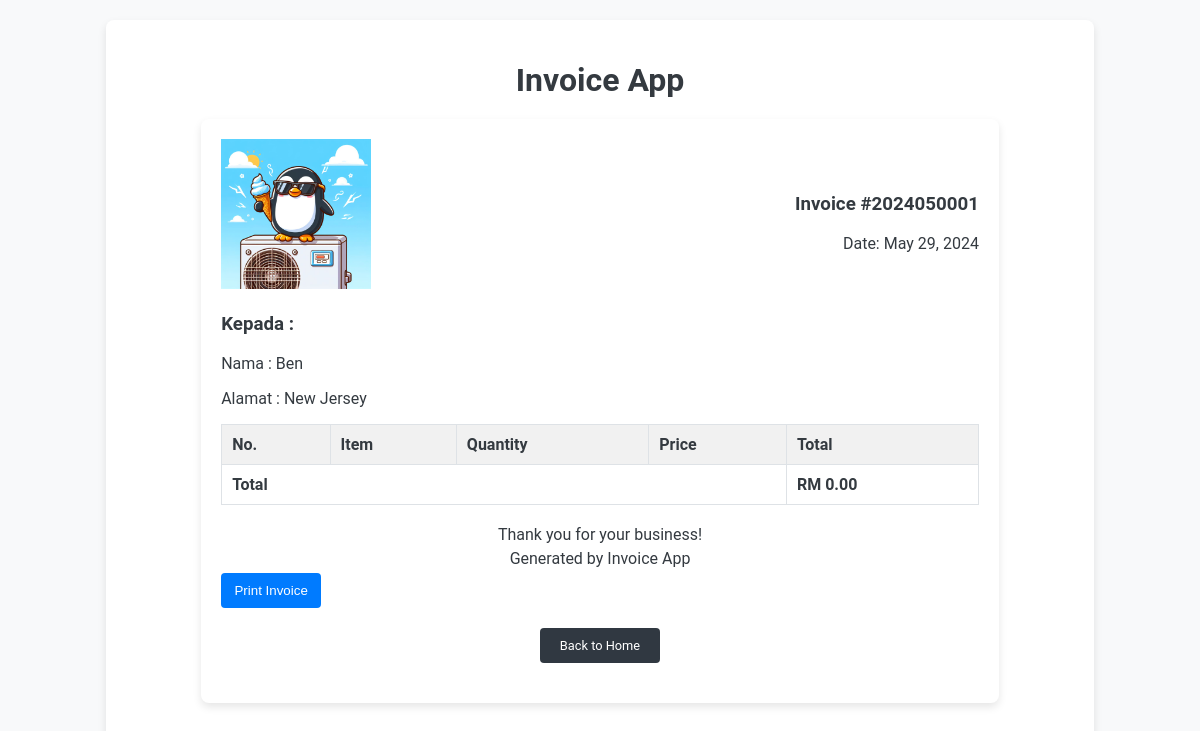
The app's page /invoice/1 with its own data.
### app.py (models this page shows)
class Invoice(db.Model):
    id = db.Column(db.Integer, primary_key=True)
    invoice_number = db.Column(db.String(20), unique=True, nullable=False)  # Updated field name
    client_id = db.Column(db.Integer, db.ForeignKey('client.id'), nullable=False)
    date = db.Column(db.DateTime, default=datetime.now)
    total = db.Column(db.Float, nullable=False)
    client = db.relationship('Client', backref=db.backref('invoices', lazy=True))

class Client(db.Model):
    id = db.Column(db.Integer, primary_key=True)
    name = db.Column(db.String(100), nullable=False)
    email = db.Column(db.String(100), nullable=False)
    phone = db.Column(db.String(20), nullable=False)
    address = db.Column(db.String(200), nullable=False)

### app.py (the view)
@app.route('/invoice/<int:invoice_id>')
def view_invoice(invoice_id):
    invoice = Invoice.query.get(invoice_id)
    return render_template('view_invoice.html', invoice=invoice)

### templates/view_invoice.html (shortened to what this page needs)
{% extends "base.html" %} {% block content %}
<div class="invoice-container">
  <div class="invoice-header">
    <div class="logo">
      <img src="images/logo1.jpg" alt="Company Logo" />
    </div>
    <div class="invoice-details">
      <h3>Invoice #{{ invoice.invoice_number }}</h3>
      <p>Date: {{ invoice.date.strftime('%B %d, %Y') }}</p>
    </div>
  </div>
  <div class="client-details">
    <h3>Kepada :</h3>
    <p>Nama : {{ invoice.client.name }}</p>
    <p>Alamat : {{ invoice.client.address }}</p>
  </div>
  <table class="invoice-table">
    <thead>
      <tr>
        <th>No.</th>
        <th>Item</th>
        <th>Quantity</th>
        <th>Price</th>
        <th>Total</th>
      </tr>
    </thead>
    <tfoot>
      <tr>
        <td colspan="4">Total</td>
        <td>RM {{ "%.2f"|format(invoice.total)}}</td>
      </tr>
    </tfoot>
  </table>
  <div class="invoice-footer">
    <p>Thank you for your business!</p>
    <p>Generated by Invoice App</p>
  </div>
  <div class="invoice-actions">
    <button onclick="window.print()" class="btn print-invoice">
      Print Invoice
    </button>
  </div>
  <a href="{{ url_for('index') }}" class="btn return-home">Back to Home</a>
</div>
{% endblock %}

### static/styles.css (style rules this page uses)
body { font-family: 'Roboto', Arial, sans-serif; background-color: #f8f9fa; color: #343a40; }
a.btn { display: inline-block; padding: 10px 20px; margin: 10px; background-color: #007bff; color: #fff; text-decoration: none; border-radius: 4px; transition: background-color 0.3s; }
button { width: 100px; padding: 10px; background-color: #007bff; color: #fff; border: none; border-radius: 4px; cursor: pointer; transition: background-color 0.3s; }
a.btn { display: inline-block; padding: 10px 20px; background-color: #007bff; color: #fff; text-decoration: none; border-radius: 4px; transition: background-color 0.3s; text-align: center; margin: 20px auto; }
a.return-home { display: block; width: fit-content; background-color: #303841; margin-top: 20px; font-size: 0.8em; }
.invoice-container { width: 80%; margin: 20px auto; padding: 20px; background-color: #fff; border-radius: 8px; box-shadow: 0 4px 8px rgba(0, 0, 0, 0.1); }
.invoice-header { display: flex; justify-content: space-between; align-items: center; margin-bottom: 20px; }
.logo img { width: 150px; height: auto; }
.invoice-details { text-align: right; }
.invoice-details p { margin: 5px 0; }
.invoice-table { width: 100%; border-collapse: collapse; margin-bottom: 20px; }
.invoice-table th, .invoice-table td { border: 1px solid #dee2e6; padding: 10px; text-align: left; }
.invoice-table th { background-color: #f1f1f1; }
.invoice-table tfoot td { font-weight: bold; }
.invoice-footer { text-align: center; margin-top: 20px; }
.invoice-footer p { margin: 5px 0; }

### records on screen
Invoice: invoice_number "2024050001", date "May 29, 2024", total "0.00"
Client: client.name "Ben", client.address "New Jersey"
